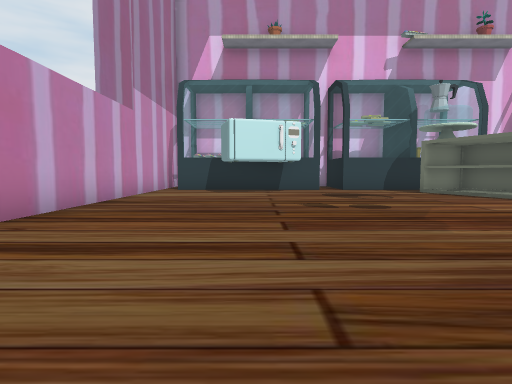
View 1 (above)

18 first-person views from a walk through a Unity game level. The camera is 1.3 m above the floor, tilts 4° down and sees 80° across. The floor is counted in squares, 2 m on a side. Each view is taken from the middle of a square. On the plan, view 1 faces up. The plan holds only what a view shows up to about 10 squares ahead; the rest is blank. The place goes on beyond the plan. The player character is not drawn. Some surface patterns are stand-ins.

View 2
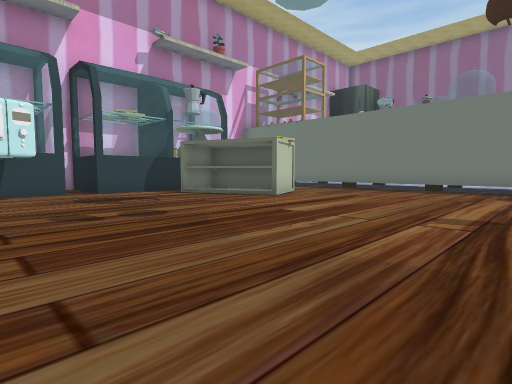

View 3
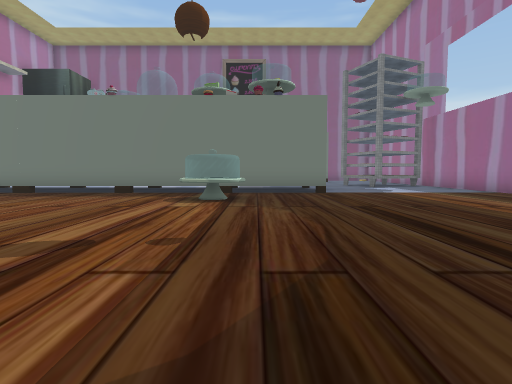

View 4
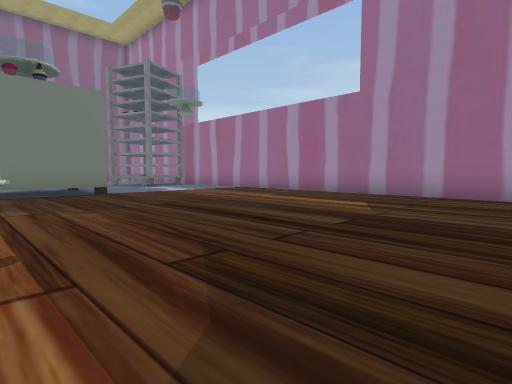

View 5
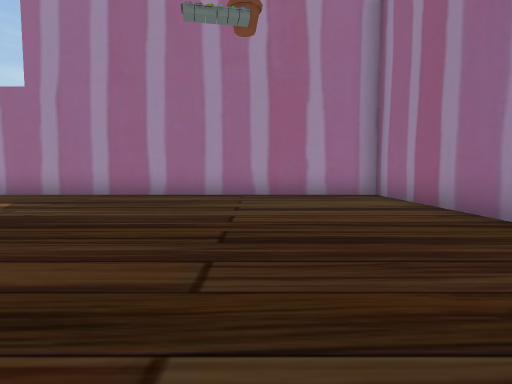

View 6
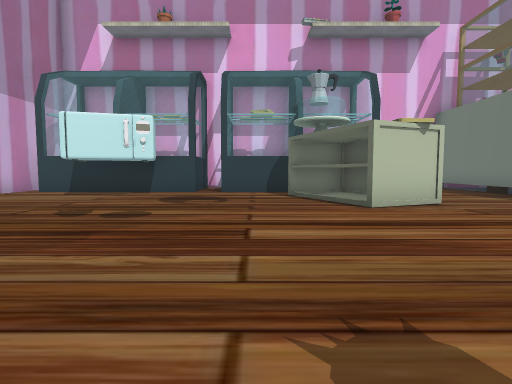

View 7
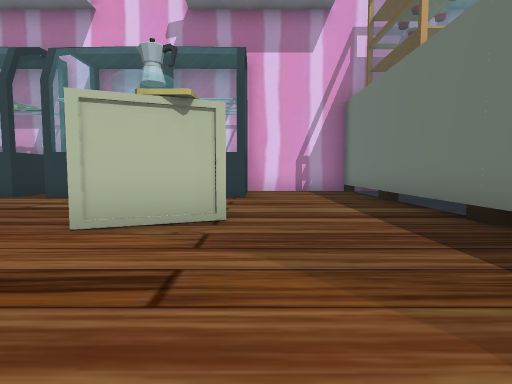

View 8
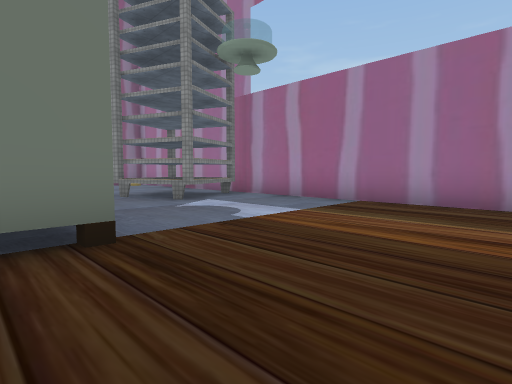

View 9
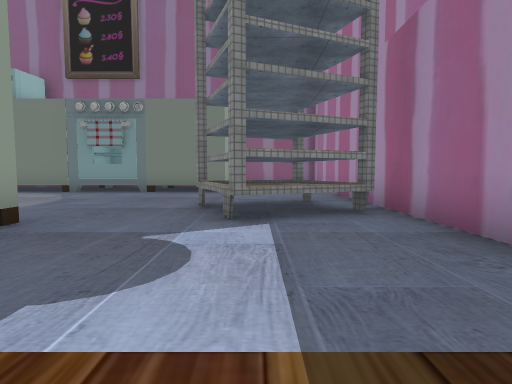

View 10
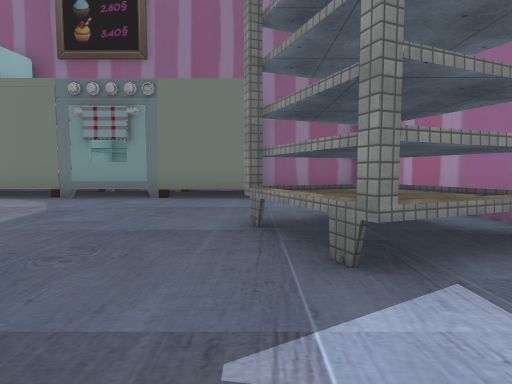

View 11
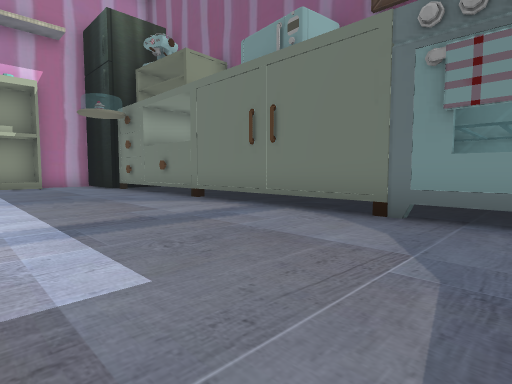

View 12
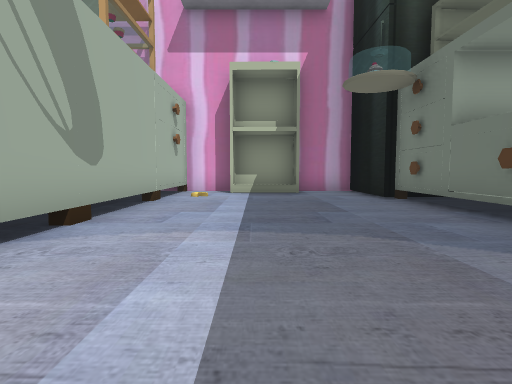

View 13
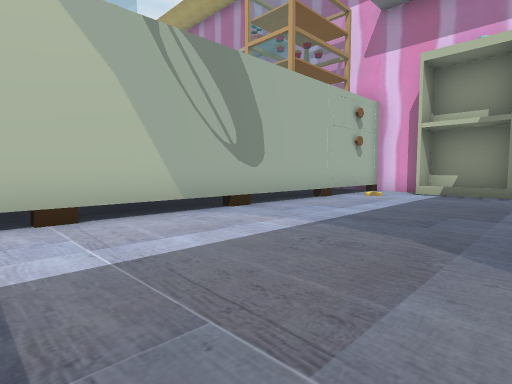

View 14
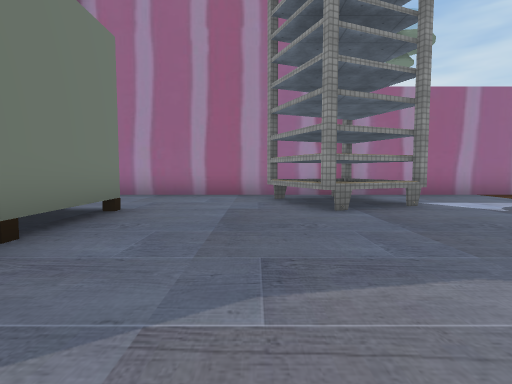

View 15
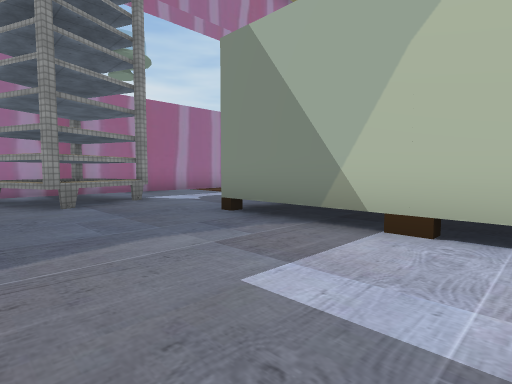

View 16
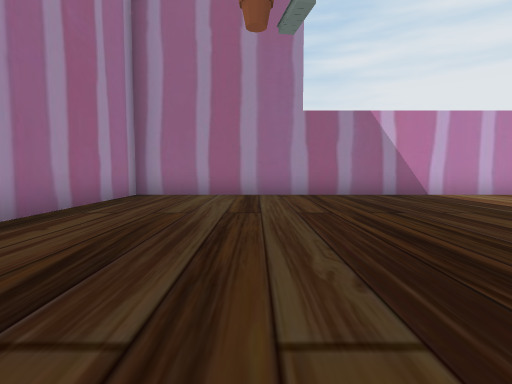

View 17
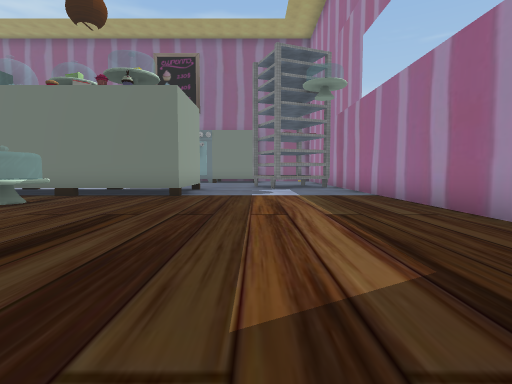

View 18
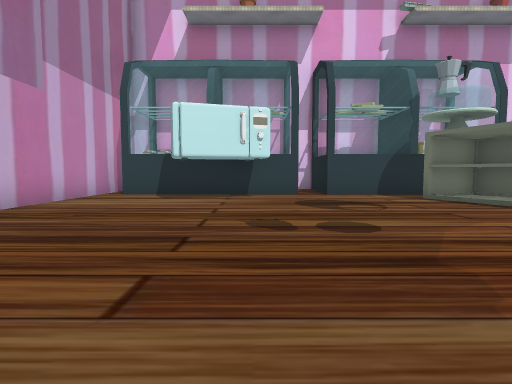

### Floor plan
Key: @ floor where view 1 was taken; # wall or solid block; . floor; / step, stairs or slope; = window, fence, low wall or low ledge; ^ raised ledge; O other object.
Columns run from 4 left of view 1 to 22 right of it. Each row starts with its distance up from view 1.
 13             ####  ######
 12 #     ##    ...O O.O/O.#
 11 #.O ######  ...O O./...##
 10 #......... ....O O......#
  9 #........OO....###......=
  8 #.........OO...###......#
  7 #.........OO...###......#
  6 #..............###......#
  5 #..............#  ......#
  4 #..............###......=
  3 #..............###......#
  2 #..............###......=
  1 #............O.###......#
  0 #...@..........###......OO
 -1 #..............###......OO
 -2 #..............###......#
 -3 #.......................#
 -4 #...................#...###
 -5 #.................#^^.... #
 -6 #..................^^.... #
 -7 #.........................#
 -8 ###########################

Where each view was taken, in squares from view 1:
view 1: 0 up, 0 right, facing up
view 2: 1 up, 0 right, facing up-right
view 3: 0 up, 2 right, facing right
view 4: 1 up, 2 right, facing down-right
view 5: 1 up, 0 right, facing down
view 6: 1 up, 4 right, facing up
view 7: 3 up, 8 right, facing up
view 8: 1 down, 8 right, facing down-right
view 9: 5 down, 10 right, facing right
view 10: 4 down, 12 right, facing right
view 11: 1 down, 15 right, facing up-right
view 12: 3 up, 16 right, facing up
view 13: 3 up, 18 right, facing up-left
view 14: 1 up, 17 right, facing down
view 15: 2 up, 17 right, facing down-left
view 16: 4 down, 5 right, facing left
view 17: 4 down, 3 right, facing right
view 18: 2 up, 1 right, facing up
